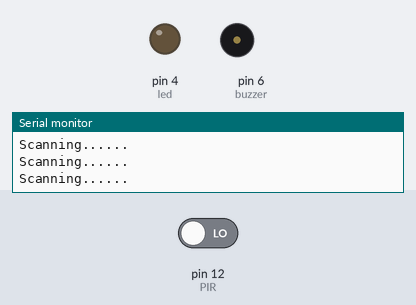
This sketch was run on a simulated Arduino Uno, built with avr-gcc and run on an emulated ATmega328P. Shown: output pins drawn as LEDs (lit = HIGH), buzzer (waves = sounding, pin HIGH), the last lines printed to the serial monitor. Dashed ring = blinking. The test bench sets the inputs (shaded band); at power-on: pin 12 (PIR) LOW.

Above: at 2.8 s.
2.9 s: pin 12 (PIR) driven HIGH
At 5.8 s:
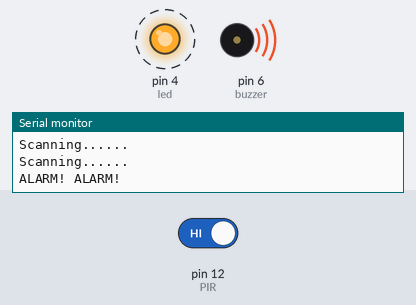
7.0 s: pin 12 (PIR) driven LOW
At 7.9 s:
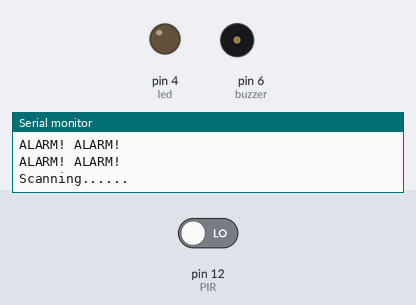
Timing chart, 0 to 10.0 s (numbered marks = the images above; inputs shaded):
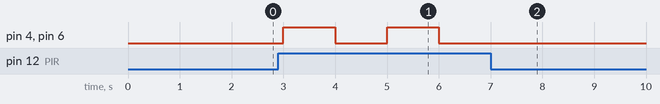

The sketch:

sketch_apr13b.ino
```cpp
int PIR =12 ;
int led=4;
int buzzer=6;

void setup() {
  // put your setup code here, to run once:
pinMode(PIR, INPUT);
pinMode(led,OUTPUT);
pinMode(buzzer, OUTPUT);
Serial.begin(9600);
}

void loop() {
  // put your main code here, to run repeatedly:
if (digitalRead(PIR)==HIGH){
  digitalWrite(led, HIGH);
  digitalWrite(buzzer, HIGH);
  delay(1000);
  digitalWrite(led, LOW);
  digitalWrite(buzzer, LOW);
  delay(1000);
  Serial.println("ALARM! ALARM!");
}
else{
  digitalWrite(led,LOW);
  digitalWrite(buzzer, LOW);
  Serial.println("Scanning......");
  delay(1000);
}
}
```

Measured:
- after the input at 2.9 s, pin 4 (led), pin 6 (buzzer): alternates HIGH for 1.0 s and LOW for 1.0 s, starting after 0.10 s
- after the input at 7.0 s, pin 4 (led), pin 6 (buzzer): stops changing and stays LOW
